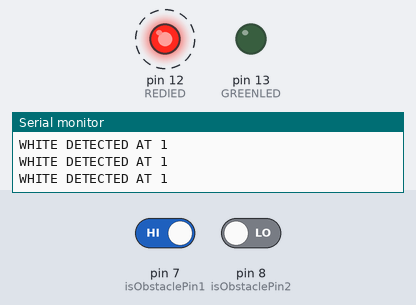
A sketch run on a simulated Arduino Uno, built with avr-gcc and run on an emulated ATmega328P. On the bench: output pins drawn as LEDs (lit = HIGH), the last lines printed to the serial monitor. Dashed ring = blinking. The test bench sets the inputs (shaded band); at power-on: pin 7 (isObstaclePin1) HIGH, pin 8 (isObstaclePin2) LOW.

Above: at 1.65 s.
1.7 s: pin 7 (isObstaclePin1) driven LOW
At 2.05 s:
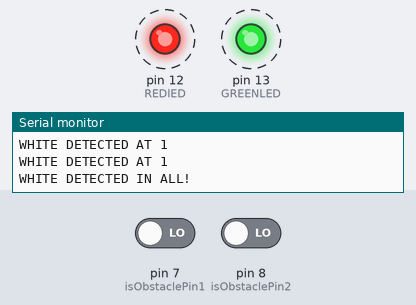
4.7 s: pin 8 (isObstaclePin2) driven HIGH
At 4.85 s:
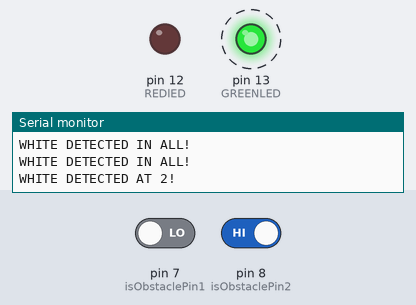
7.7 s: pin 8 (isObstaclePin2) driven LOW
At 8.25 s:
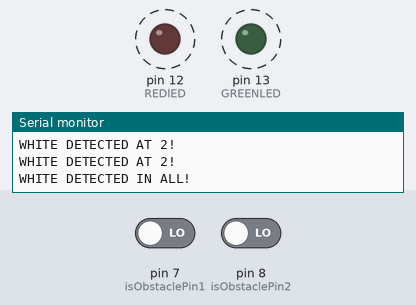
10.7 s: pin 7 (isObstaclePin1) driven HIGH
At 11.05 s:
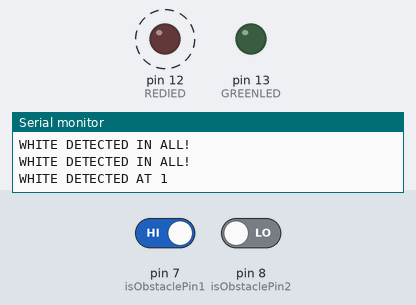
Timing chart, 0 to 14.7 s (numbered marks = the images above; inputs shaded):
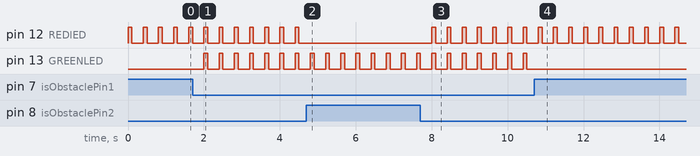

Measured:
- after the input at 1.7 s, pin 13 (GREENLED): alternates HIGH for 0.10 s and LOW for 0.30 s, starting after 0.30 s
- after the input at 4.7 s, pin 12 (REDlED): stops changing and stays LOW
- after the input at 7.7 s, pin 12 (REDlED): alternates HIGH for 0.10 s and LOW for 0.30 s, starting after 0.31 s
- after the input at 10.7 s, pin 13 (GREENLED): stops changing and stays LOW
- by itself, pin 12 (REDlED): alternates HIGH for 0.10 s and LOW for 0.30 s

The sketch:

Irremote.ino
```cpp
 #include <IRremote.h>

int GREENLED = 13; // Use the onboard Uno LED
int REDlED = 12;

int isObstaclePin1 = 7; // This is our input pin
int isObstaclePin2 = 8; // This is our input pin

int isObstacleAt1 = HIGH; // HIGH MEANS NO OBSTACLE
int isObstacleAt2 = HIGH; // HIGH MEANS NO OBSTACLE

void setup(){

    pinMode(GREENLED, OUTPUT);
    pinMode(REDlED, OUTPUT);

    pinMode(isObstaclePin1, INPUT);
    pinMode(isObstaclePin2, INPUT);

    Serial.begin(9600);

}

void loop(){

    isObstacleAt1 = digitalRead(isObstaclePin1);
    isObstacleAt2 = digitalRead(isObstaclePin2);

    if (isObstacleAt1 == LOW && isObstacleAt2 == LOW){

        Serial.println("WHITE DETECTED IN ALL!");
        digitalWrite(GREENLED, HIGH);
        digitalWrite(REDlED, HIGH);
        delay(100);
         digitalWrite(GREENLED, LOW);
        digitalWrite(REDlED, LOW);
        delay(100);

    }

    else if(isObstacleAt1 == LOW && isObstacleAt2 == HIGH){
        Serial.println("WHITE DETECTED AT 2!");
        digitalWrite(GREENLED, HIGH);
        delay(100);
         digitalWrite(GREENLED, LOW);
        delay(100);

    }

        else if(isObstacleAt1 == HIGH && isObstacleAt2 == LOW){
        Serial.println("WHITE DETECTED AT 1");
        digitalWrite(REDlED, HIGH);
        delay(100);
         digitalWrite(REDlED, LOW);
        delay(100);

        }

    else {
      digitalWrite(GREENLED, LOW);
      digitalWrite(REDlED, LOW);
    }

    delay(200);

}
```
